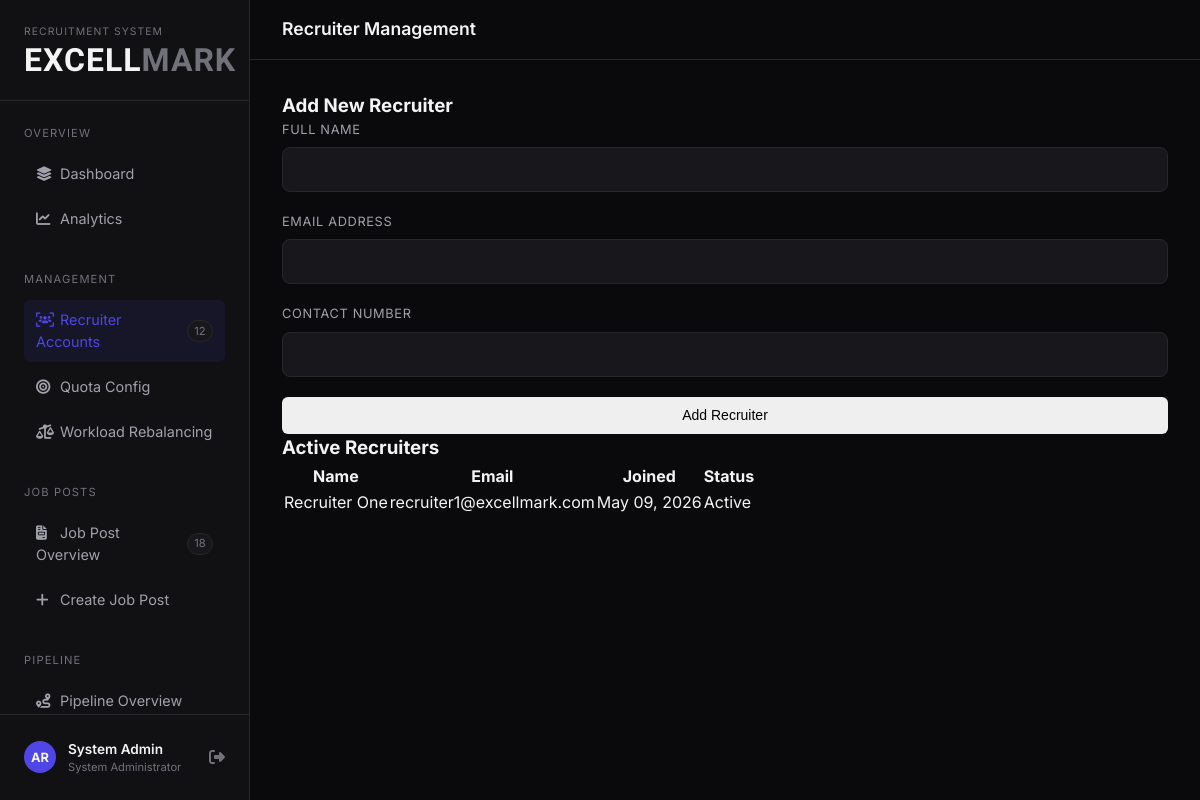
/admin/recruiters.php (signed in), run on the app's committed database.
### tables this page shows
CREATE TABLE `users` (
  `id` int(11) NOT NULL AUTO_INCREMENT,
  `full_name` varchar(255) NOT NULL,
  `email` varchar(255) NOT NULL,
  `password_hash` varchar(255) NOT NULL,
  `role` enum('applicant','recruiter','admin') NOT NULL,
  `contact_number` varchar(50) DEFAULT NULL,
  `created_at` timestamp DEFAULT CURRENT_TIMESTAMP,
  PRIMARY KEY (`id`),
  UNIQUE KEY `email` (`email`)
);

### admin/recruiters.php (the view, shortened to what this page needs)
<?php
require_once __DIR__ . '/../config/db.php';
$page = isset($_GET['p']) ? (int)$_GET['p'] : 1;
$limit = 10;
$offset = ($page - 1) * $limit;
$stmt = $pdo->prepare("SELECT * FROM users WHERE role = 'recruiter' ORDER BY created_at DESC LIMIT ? OFFSET ?");
$stmt->bindValue(1, $limit, PDO::PARAM_INT);
$stmt->bindValue(2, $offset, PDO::PARAM_INT);
$stmt->execute();
$recruiters = $stmt->fetchAll();
$pageTitle = "Recruiter Management";
include '../includes/header.php';
?>
<div class="main-wrapper">
    <?php include '../includes/nav-admin.php'; ?>
    <div class="top-nav">
        <div class="page-title">
            <?= $pageTitle ?? 'Admin' ?>
        </div>
    </div>
    <div class="content-area">
    <div class="dashboard-grid" style="grid-template-columns: 1fr 2fr;">
        <div class="card">
            <div class="card-header">
                <h3>Add New Recruiter</h3>
            </div>
            <form method="POST">
                <div class="form-group">
                    <label>Full Name</label>
                    <input type="text" name="full_name" class="form-control" required>
                </div>
                <div class="form-group">
                    <label>Email Address</label>
                    <input type="email" name="email" class="form-control" required>
                </div>
                <div class="form-group">
                    <label>Contact Number</label>
                    <input type="text" name="contact_number" class="form-control">
                </div>
                <button type="submit" class="btn btn-admin" style="width: 100%;">Add Recruiter</button>
            </form>
        </div>
        <div class="card">
            <div class="card-header">
                <h3>Active Recruiters</h3>
            </div>
            <div class="table-container">
                <table>
                    <thead>
                        <tr>
                            <th>Name</th>
                            <th>Email</th>
                            <th>Joined</th>
                            <th>Status</th>
                        </tr>
                    </thead>
                    <tbody>
                        <?php foreach ($recruiters as $r): ?>
                        <tr>
                            <td><?= htmlspecialchars($r['full_name']) ?></td>
                            <td><?= htmlspecialchars($r['email']) ?></td>
                            <td><?= date('M d, Y', strtotime($r['created_at'])) ?></td>
                            <td><span class="badge badge-low">Active</span></td>
                        </tr>
                        <?php endforeach; ?>
                    </tbody>
                </table>
            </div>
        </div>
    </div>
</div>
</div>
<?php include '../includes/footer.php'; ?>

### assets/css/style.css (style rules this page uses)
:root { --bg-dark: #0a0a0c; --bg-surface: #111114; --bg-surface-light: #18181c; --bg-card: #131316; --border-color: #27272a; --border-light: #3f3f46; --text-primary: #f4f4f5; --text-secondary: #a1a1aa; --text-muted: #71717a; --accent-blue: #4f46e5; --accent-blue-hover: #6366f1; --color-admin: #8b5cf6; --color-recruiter: #3b82f6; --color-applicant: #eab308; --status-success: #10b981; --status-warning: #f59e0b; --status-danger: #ef4444; --status-info: #3b82f6; --font-main: 'Inter', sans-serif; --font-heading: 'Teko', sans-serif; }
* { margin: 0; padding: 0; box-sizing: border-box; }
body { font-family: var(--font-main); background-color: var(--bg-dark); color: var(--text-primary); line-height: 1.5; min-height: 100vh; }
.btn { display: inline-flex; align-items: center; justify-content: center; gap: 0.5rem; padding: 0.6rem 1.2rem; border-radius: 6px; font-weight: 500; font-size: 0.875rem; cursor: pointer; border: 1px solid transparent; transition: all 0.2s ease; }
.form-group { margin-bottom: 1.25rem; }
.form-group label { display: block; margin-bottom: 0.5rem; font-size: 0.8rem; color: var(--text-secondary); letter-spacing: 0.05em; text-transform: uppercase; }
.form-control { width: 100%; padding: 0.75rem 1rem; background: var(--bg-surface-light); border: 1px solid var(--border-color); border-radius: 8px; color: var(--text-primary); font-family: inherit; font-size: 0.95rem; transition: all 0.2s ease; }
.main-wrapper { flex: 1; margin-left: 250px; display: flex; flex-direction: column; min-height: 100vh; }
.top-nav { height: 60px; border-bottom: 1px solid var(--border-color); display: flex; align-items: center; padding: 0 2rem; justify-content: space-between; background: var(--bg-dark); position: sticky; top: 0; z-index: 5; }
.page-title { font-size: 1.1rem; font-weight: 600; display: flex; align-items: center; gap: 0.5rem; }
.content-area { padding: 2rem; flex: 1; }

### data on the page
users: full_name "Recruiter One", email "recruiter1@excellmark.com", created_at "May 09, 2026"

### other printed values
$_SESSION['full_name'] "System Admin"
$pageTitle "Recruiter Management"
